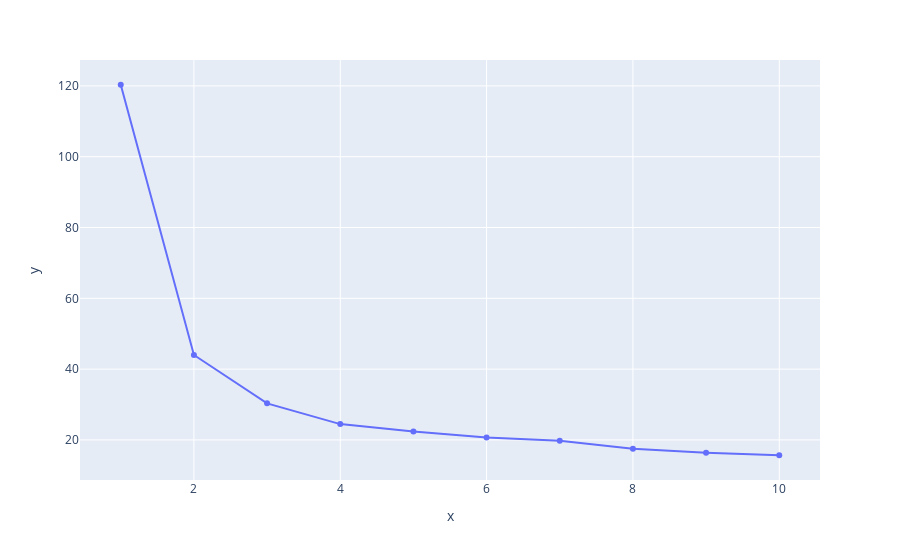

Here is the notebook cell this chart was saved with:
### Code cell
# importing the libraries
import numpy as np
from sklearn.cluster import KMeans

# Create 10 models with 1 to 10 clusters
wcss = []
for i in range(1, 11):
    kmeans = KMeans(n_clusters=i, n_init="auto")
    # Fit the data points
    kmeans.fit(scaled_features)
    # Get the WCSS (inertia) value
    wcss.append(kmeans.inertia_)

# Plot the WCSS values onto a line graph
fig = px.line(x=range(1, 11), y=wcss, markers=True)
display(fig)
# plt.plot(range(1, 11), wcss)
# plt.title('WCSS by Clusters')
# plt.xlabel('Number of clusters')
# plt.ylabel('WCSS')
# plt.show()

### Figure 1 — Plotly figure (JSON) as saved in the notebook; plotly's stock layout.template omitted (floating-point values rounded to 4 significant figures)
{"data": [{"hovertemplate": "x=%{x}<br>y=%{y}<extra></extra>", "legendgroup": "", "line": {"color": "#636efa", "dash": "solid"}, "marker": {"symbol": "circle"}, "mode": "lines+markers", "name": "", "orientation": "v", "showlegend": false, "type": "scatter", "x": [1, 2, 3, 4, 5, 6, 7, 8, 9, 10], "xaxis": "x", "y": [120.3, 43.99, 30.33, 24.47, 22.38, 20.69, 19.74, 17.54, 16.39, 15.67], "yaxis": "y"}], "layout": {"legend": {"tracegroupgap": 0}, "margin": {"t": 60}, "xaxis": {"anchor": "y", "domain": [0, 1], "title": {"text": "x"}}, "yaxis": {"anchor": "x", "domain": [0, 1], "title": {"text": "y"}}}}
